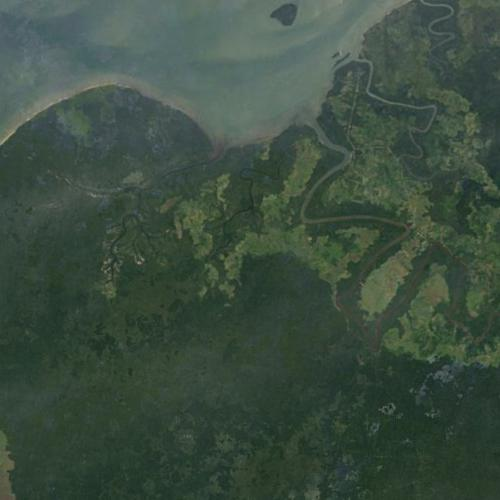
#> input picture data/before/25.jpg, 500 x 500 px
$ jupyter execute --allow-errors data_processing.ipynb   (shell and % lines are left out)
#> lines starting #> are read from the running program, lines starting #| are printed output that depends on the picture
## Data Processing

Description: Crop Google Earth images into 500px by 500px square images. Save cropped images in 'before' and 'after' directories.

[cell 1]
import math
import numpy as np
from PIL import Image
import matplotlib
import matplotlib.pyplot as plt

### Cropping Images Demo

[cell 2]
def cropImage(im):
    (width, height) = im.size
    (centerWidth, centerHeight) = width/2, height/2
    im = im.crop(
        (
            centerWidth - 250,
            centerHeight - 250,
            centerWidth + 250,
            centerHeight + 250
        )
    )
    return im

[cell 3]
beforeImageFilePath = 'data/before/25.jpg'
afterImageFilePath = 'data/after/25.jpg'
beforeImage = Image.open(beforeImageFilePath)
#> beforeImage is the input picture: PIL image 500x500 RGB; mean R, G, B 60.6, 78.2, 65.2
afterImage = Image.open(afterImageFilePath)
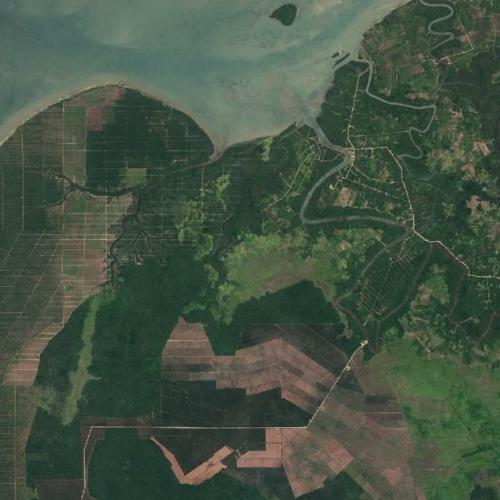
#> input picture data/after/25.jpg, 500 x 500 px
#> afterImage is the input picture: PIL image 500x500 RGB; mean R, G, B 68.9, 84.3, 68.2

plt.figure(figsize=(12,12))
plt.subplot(1,2,1)
plt.imshow(np.asarray(beforeImage))
plt.subplot(1,2,2)
plt.imshow(np.asarray(afterImage))
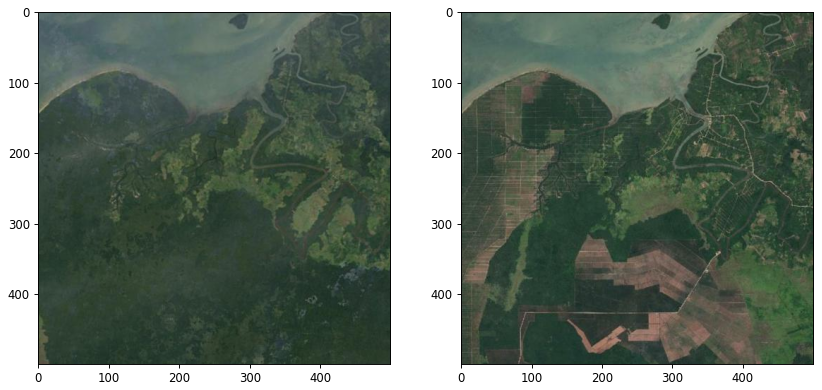
#> figure drawn by matplotlib, 2 panels

[cell 4]
beforeImageCropped = cropImage(beforeImage)
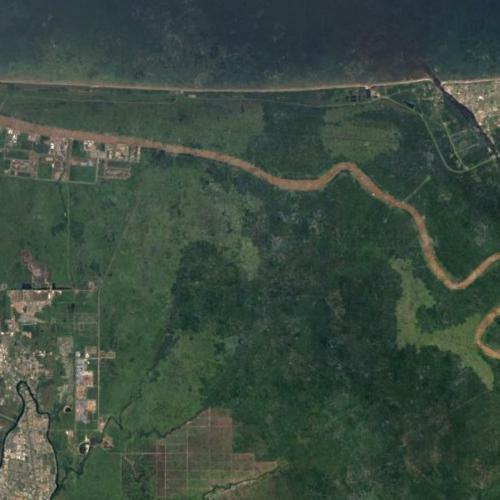
#> input picture data/before/1.jpg, 500 x 500 px
#> further down, beforeImage is the input picture: PIL image 500x500 RGB; mean R, G, B 59.7, 75.8, 64.1
afterImageCropped = cropImage(afterImage)

plt.figure(figsize=(12,12))
plt.subplot(1,2,1)
plt.imshow(np.asarray(beforeImageCropped))
plt.subplot(1,2,2)
plt.imshow(np.asarray(afterImageCropped))

### Cropping All Images, Saving to File

[cell 5]
beforeImagesDir = 'data/before/'
afterImagesDir = 'data/after/'

imageIDs = range(1,26)
#> (the rest of this cell did not finish here and is left out)
